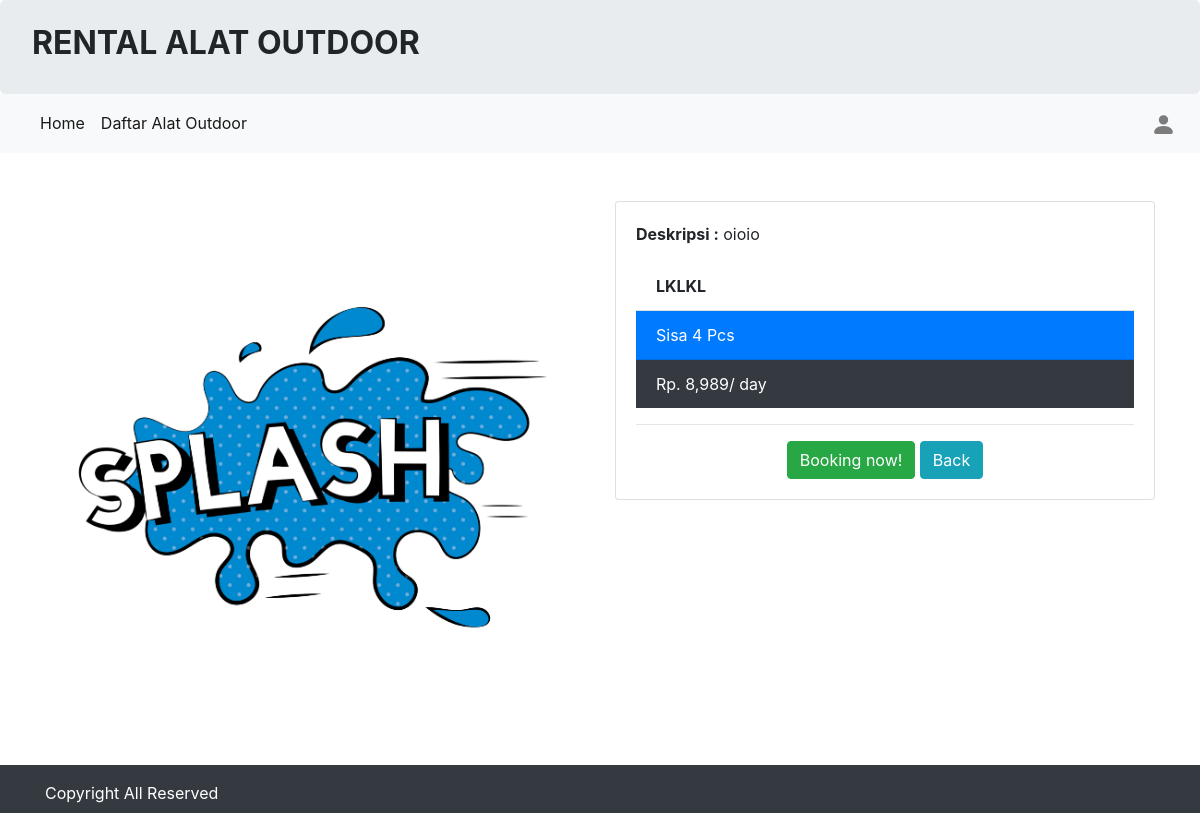
/detail.php?id=33, run on the app's committed database.
### tables this page shows
CREATE TABLE `tbl_alat_212303` (
  `212303_id_alat` int(11) NOT NULL,
  `212303_nama` varchar(50) NOT NULL,
  `212303_harga` int(50) NOT NULL,
  `212303_deskripsi` varchar(255) NOT NULL,
  `212303_stok` int(15) NOT NULL,
  `212303_gambar` text NOT NULL
);

### detail.php (the view)
<?php
include 'koneksi.php';
include 'header.php';
$id_alat = $_GET['id'];
$query = "SELECT * FROM tbl_alat_212303 WHERE 212303_id_alat = '$id_alat'";
$hasil = mysqli_query($koneksi, $query);
$isi = mysqli_fetch_assoc($hasil);
?>
<div class="container mt-5">
    <div class="row">
        <div class="col-sm-6">
            <img class="card-img-top w-100" style="object-fit:cover;" src="images/<?php echo $isi['212303_gambar']; ?>" alt="">
        </div>
        <div class="col-sm-6">
            <div class="card">
                <div class="card-body">
                    <p class="card-text"><b>
                            Deskripsi :</b>
                        <?php echo $isi['212303_deskripsi']; ?>
                    </p>
                    <ul class="list-group list-group-flush">
                        <li class="list-group-item" style="text-transform:uppercase;">
                            <b><?= $isi['212303_nama']; ?></b>
                        </li>
                        <?php if ($isi['212303_stok'] >= 1 ) { ?>
                            <li class="list-group-item bg-primary text-white">
                                <i class="fa fa-check"></i> Sisa <?= $isi['212303_stok']; ?> Pcs
                            </li>
                        <?php } else { ?>
                            <li class="list-group-item bg-danger text-white">
                                <i class="fa fa-close"></i> Kosong
                            </li>
                        <?php } ?>
                        <li class="list-group-item bg-dark text-white">
                            <i class="fa fa-money"></i> Rp. <?php echo number_format($isi['212303_harga']); ?>/ day
                        </li>
                    </ul>
                    <hr />
                    <center>
                        <a href="booking.php?id=<?php echo $isi['212303_id_alat']; ?>" class="btn btn-success">Booking now!</a>
                        <a href="index.php" class="btn btn-info">Back</a>
                    </center>
                </div>
            </div>
        </div>
    </div>
</div>
<?php include 'footer.php'; ?>

### data on the page
tbl_alat_212303: 212303_gambar (picture), 212303_deskripsi "oioio", 212303_nama "LKLKL", 212303_stok "4", 212303_harga "8,989"
